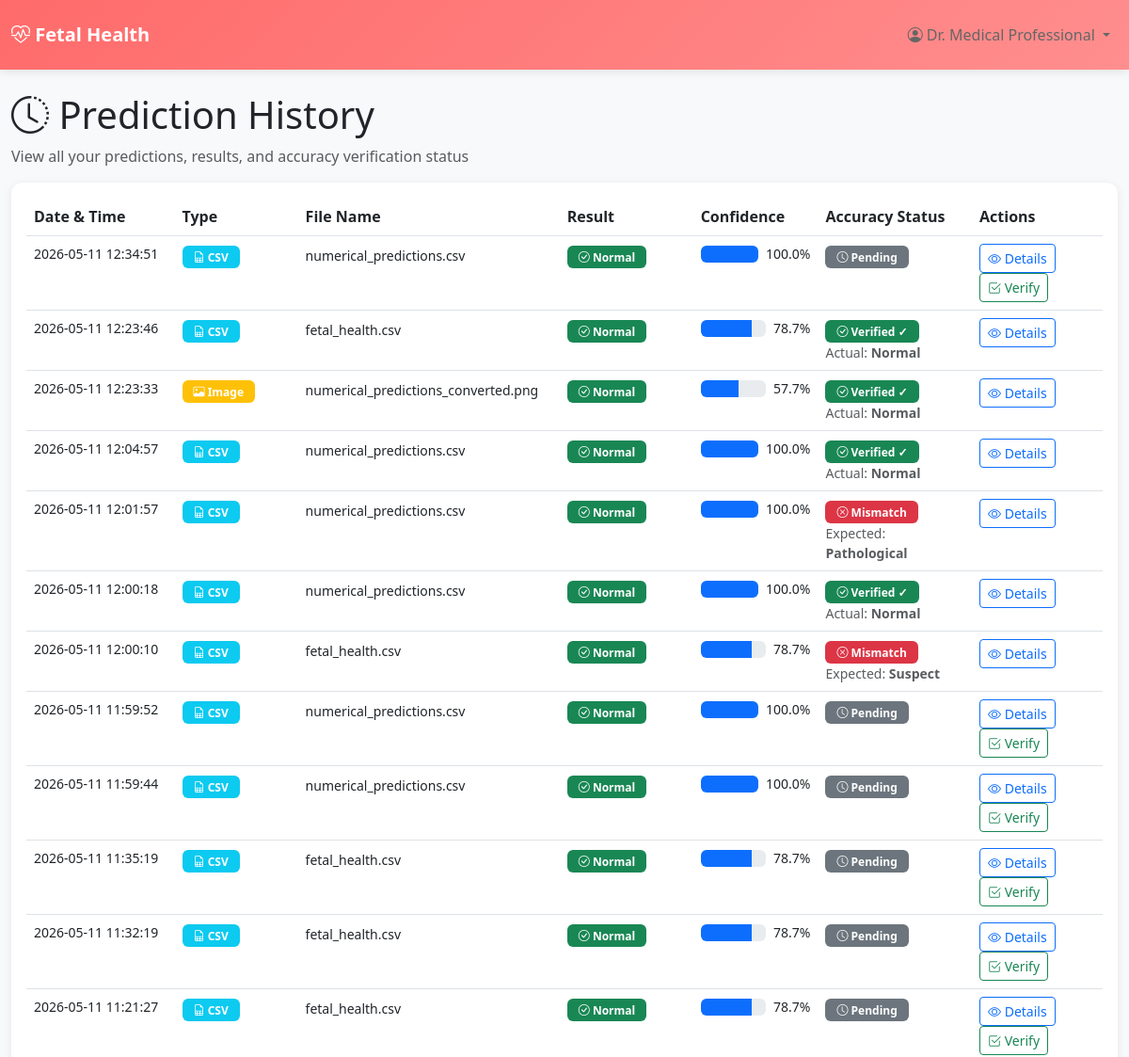
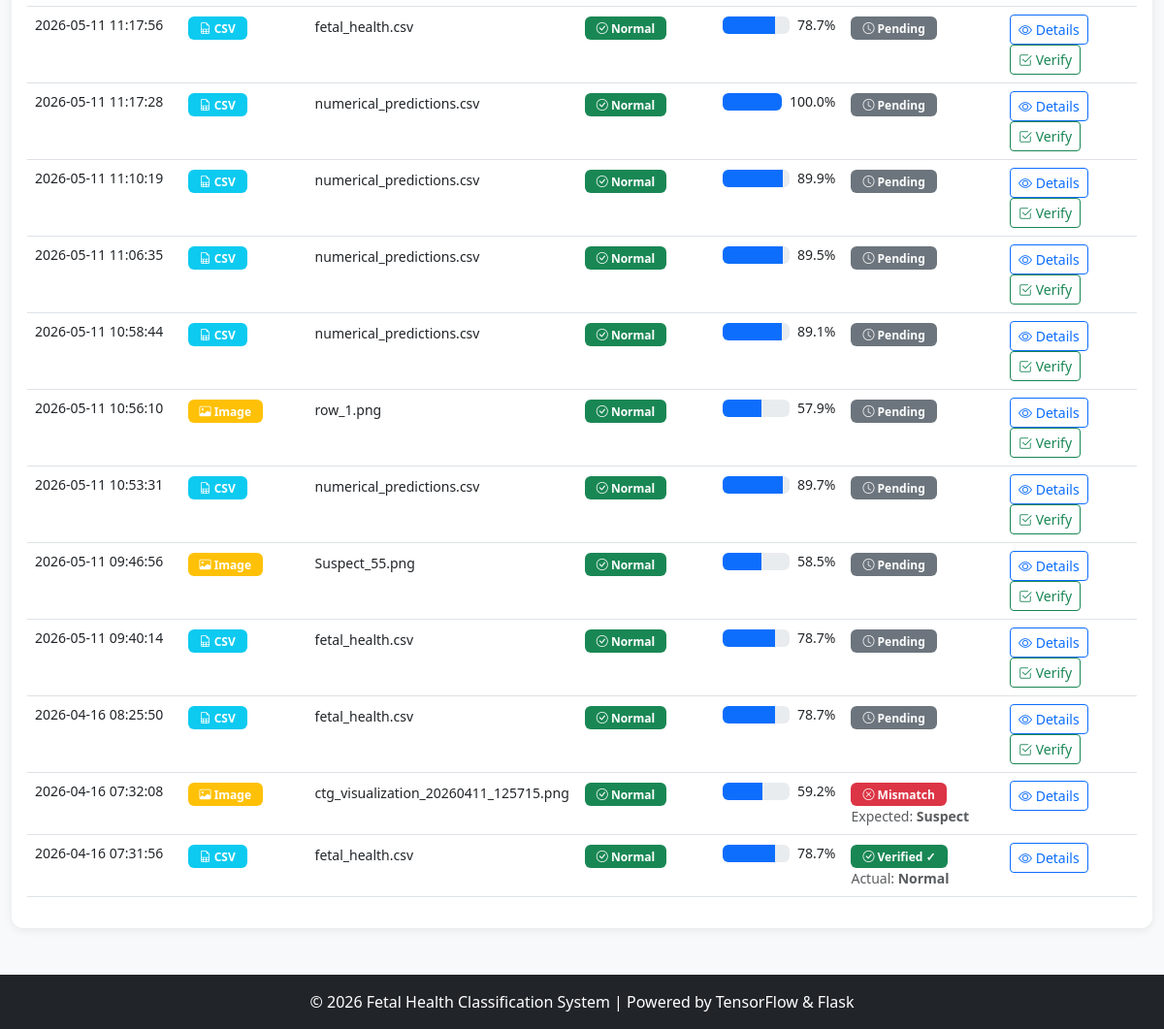
The app's page /history (signed in) with its own data (2 pictures, top to bottom).
### src/models.py (models this page shows, shortened)
class User(UserMixin, db.Model):
    __tablename__ = 'users'
    id = db.Column(db.Integer, primary_key=True)
    username = db.Column(db.String(80), unique=True, nullable=False, index=True)
    email = db.Column(db.String(120), unique=True, nullable=False, index=True)
    password_hash = db.Column(db.String(255), nullable=False)
    role = db.Column(db.String(20), nullable=False, default='doctor')  # doctor, admin
    full_name = db.Column(db.String(120), nullable=False)
    is_active = db.Column(db.Boolean, default=True)
    created_at = db.Column(db.DateTime, default=datetime.utcnow)
    predictions = db.relationship('Prediction',
                                 foreign_keys='Prediction.user_id',
                                 backref='user',
                                 lazy=True,
                                 cascade='all, delete-orphan')
    verified_predictions = db.relationship('Prediction',
                                          foreign_keys='Prediction.verified_by_user',
                                          backref='verifier',
                                          lazy=True)

class Prediction(db.Model):
    __tablename__ = 'predictions'
    id = db.Column(db.Integer, primary_key=True)
    user_id = db.Column(db.Integer, db.ForeignKey('users.id'), nullable=False, index=True)
    prediction_type = db.Column(db.String(20), nullable=False)  # csv, image
    result = db.Column(db.String(30), nullable=False)  # Normal, Suspect, Pathological
    confidence = db.Column(db.Float, nullable=False)
    probabilities = db.Column(db.String(500), nullable=True)  # JSON string
    file_name = db.Column(db.String(255), nullable=True)
    notes = db.Column(db.Text, nullable=True)
    actual_label = db.Column(db.String(30), nullable=True)  # Ground truth label (Normal, Suspect, Pathological)
    is_correct = db.Column(db.Boolean, nullable=True)  # Whether prediction matches actual label
    accuracy_verified = db.Column(db.Boolean, default=False)  # Whether ground truth has been verified
    verified_by_user = db.Column(db.Integer, db.ForeignKey('users.id'), nullable=True)  # Who verified
    verified_at = db.Column(db.DateTime, nullable=True)  # When ground truth was added
    created_at = db.Column(db.DateTime, default=datetime.utcnow, index=True)

### src/app_advanced.py (the view)
@app.route('/history')
@login_required
def history():
    predictions = Prediction.query.filter_by(user_id=current_user.id).order_by(
        Prediction.created_at.desc()
    ).all()
    return render_template('history.html', predictions=predictions)

### src/app_advanced.py (called while the page is built)
@login_manager.user_loader
def load_user(user_id):
    return User.query.get(int(user_id))

### templates/history.html (shortened to what this page needs)
{% extends 'base.html' %}
{% block content %}
<div class="row">
    <div class="col-12">
        <h1><i class="bi bi-clock-history"></i> Prediction History</h1>
        <p class="text-muted">View all your predictions, results, and accuracy verification status</p>
    </div>
</div>
<div class="card">
    <div class="card-body">
        {% if predictions %}
            <div class="table-responsive">
                <table class="table table-hover">
                    <thead>
                        <tr>
                            <th style="width: 15%;">Date & Time</th>
                            <th style="width: 12%;">Type</th>
                            <th style="width: 20%;">File Name</th>
                            <th style="width: 13%;">Result</th>
                            <th style="width: 12%;">Confidence</th>
                            <th style="width: 15%;">Accuracy Status</th>
                            <th style="width: 13%;">Actions</th>
                        </tr>
                    </thead>
                    <tbody>
                        {% for pred in predictions %}
                            <tr data-pred-id="{{ pred.id }}">
                                <td class="small">{{ pred.created_at.strftime('%Y-%m-%d %H:%M:%S') }}</td>
                                <td>
                                    {% if pred.prediction_type == 'csv' %}
                                        <span class="badge bg-info">
                                            <i class="bi bi-file-earmark-spreadsheet"></i> CSV
                                        </span>
                                    {% else %}
                                        <span class="badge bg-warning">
                                            <i class="bi bi-image"></i> Image
                                        </span>
                                    {% endif %}
                                </td>
                                <td>
                                    <small>{{ pred.file_name }}</small>
                                </td>
                                <td>
                                    {% if pred.result == 'Normal' %}
                                        <span class="badge bg-success"><i class="bi bi-check-circle"></i> Normal</span>
                                    {% elif pred.result == 'Suspect' %}
                                        <span class="badge bg-warning"><i class="bi bi-exclamation-triangle"></i> Suspect</span>
                                    {% else %}
                                        <span class="badge bg-danger"><i class="bi bi-x-circle"></i> Pathological</span>
                                    {% endif %}
                                </td>
                                <td>
                                    <div class="d-flex align-items-center">
                                        <div class="progress" style="width: 60%; height: 18px; margin-right: 8px;">
                                            <div class="progress-bar" role="progressbar" data-confidence="{{ pred.confidence }}"></div>
                                        </div>
                                        <small>{{ "%.1f" | format(pred.confidence * 100) }}%</small>
                                    </div>
                                </td>
                                <td>
                                    {% if pred.accuracy_verified %}
                                        {% if pred.is_correct %}
                                            <span class="badge bg-success">
                                                <i class="bi bi-check-circle"></i> Verified ✓
                                            </span>
                                            <div class="small text-muted">
                                                Actual: <strong>{{ pred.actual_label }}</strong>
                                            </div>
                                        {% else %}
                                            <span class="badge bg-danger">
                                                <i class="bi bi-x-circle"></i> Mismatch
                                            </span>
                                            <div class="small text-muted">
                                                Expected: <strong>{{ pred.actual_label }}</strong>
                                            </div>
                                        {% endif %}
                                    {% else %}
                                        <span class="badge bg-secondary">
                                            <i class="bi bi-clock"></i> Pending
                                        </span>
                                    {% endif %}
                                </td>
                                <td>
                                    <button class="btn btn-sm btn-outline-primary"
                                            data-pred-id="{{ pred.id }}"
                                            data-pred-probs="{{ pred.probabilities }}"
                                            onclick="showDetails(this)"
                                            title="View probability distribution">
                                        <i class="bi bi-eye"></i> Details
                                    </button>
                                    {% if not pred.accuracy_verified %}
                                        <button class="btn btn-sm btn-outline-success"
                                                onclick="openVerifyModal({{ pred.id }})"
                                                title="Verify with ground truth">
                                            <i class="bi bi-check2-square"></i> Verify
                                        </button>
                                    {% endif %}
                                </td>
                            </tr>
                        {% endfor %}
                    </tbody>
                </table>
            </div>
        {% else %}
            <div class="alert alert-info mb-0">
                <i class="bi bi-info-circle"></i> No predictions yet. <a href="{{ url_for('predict') }}">Make your first prediction</a>
            </div>
        {% endif %}
    </div>
</div>
{% endblock %}

### templates/base.html (shortened to what this page needs)
<!DOCTYPE html>
<html lang="en">
<head>
    <link href="https://cdn.jsdelivr.net/npm/bootstrap@5.3.0/dist/css/bootstrap.min.css" rel="stylesheet">
    <link href="https://cdn.jsdelivr.net/npm/bootstrap-icons@1.11.0/font/bootstrap-icons.css" rel="stylesheet">
</head>
<body>
    <nav class="navbar navbar-expand-lg navbar-dark">
        <div class="container-fluid">
            <a class="navbar-brand" href="{{ url_for('dashboard') }}">
                <i class="bi bi-heart-pulse"></i> Fetal Health
            </a>
            <div class="collapse navbar-collapse" id="navbarNav">
                <ul class="navbar-nav ms-auto">
                    <li class="nav-item dropdown">
                        <a class="nav-link dropdown-toggle" href="#" id="userDropdown" role="button" data-bs-toggle="dropdown">
                            <i class="bi bi-person-circle"></i> {{ current_user.full_name }}
                        </a>
                    </li>
                </ul>
            </div>
        </div>
    </nav>
    <div class="container-fluid mt-4">
        {% block content %}{% endblock %}
    </div>
    <footer class="bg-dark text-white text-center py-3 mt-5">
        <p class="mb-0">© 2026 Fetal Health Classification System | Powered by TensorFlow & Flask</p>
    </footer>
</body>
</html>

### templates/base.html (style rules this page uses)
:root { --primary: #FF6B6B; --secondary: #4ECDC4; --success: #2ecc71; --warning: #f39c12; --danger: #e74c3c; --info: #3498db; --light: #ecf0f1; --dark: #2c3e50; }
body { background-color: #f8f9fa; font-family: 'Segoe UI', Tahoma, Geneva, Verdana, sans-serif; }
.navbar { background: linear-gradient(135deg, var(--primary), #FF8E8E) !important; box-shadow: 0 2px 10px rgba(0, 0, 0, 0.1); }
.navbar-brand { font-weight: bold; font-size: 20px; }
.nav-link { color: #666 !important; padding: 12px 20px; margin: 5px 0; border-radius: 6px; transition: all 0.3s; }
.card { border: none; border-radius: 12px; box-shadow: 0 2px 10px rgba(0, 0, 0, 0.08); margin-bottom: 20px; }
.badge { padding: 6px 12px; font-size: 12px; }

### records on screen
User: full_name "Dr. Medical Professional"
Prediction: created_at "2026-05-11 12:34:51", prediction_type "csv" (drawn), file_name "numerical_predictions.csv", result "Normal" (drawn), pred.confidence*100 "100.0", accuracy_verified False (drawn)
Prediction: created_at "2026-05-11 12:23:46", prediction_type "csv" (drawn), file_name "fetal_health.csv", result "Normal" (drawn), pred.confidence*100 "78.7", actual_label "Normal"
Prediction: created_at "2026-05-11 12:23:33", prediction_type "image" (drawn), file_name "numerical_predictions_converted.png", result "Normal" (drawn), pred.confidence*100 "57.7", actual_label "Normal"
Prediction: created_at "2026-05-11 12:04:57", prediction_type "csv" (drawn), file_name "numerical_predictions.csv", result "Normal" (drawn), pred.confidence*100 "100.0", actual_label "Normal"
Prediction: created_at "2026-05-11 12:01:57", prediction_type "csv" (drawn), file_name "numerical_predictions.csv", result "Normal" (drawn), pred.confidence*100 "100.0", actual_label "Pathological"
Prediction: created_at "2026-05-11 12:00:18", prediction_type "csv" (drawn), file_name "numerical_predictions.csv", result "Normal" (drawn), pred.confidence*100 "100.0", actual_label "Normal"
Prediction: created_at "2026-05-11 12:00:10", prediction_type "csv" (drawn), file_name "fetal_health.csv", result "Normal" (drawn), pred.confidence*100 "78.7", actual_label "Suspect"
Prediction: created_at "2026-05-11 11:59:52", prediction_type "csv" (drawn), file_name "numerical_predictions.csv", result "Normal" (drawn), pred.confidence*100 "100.0", accuracy_verified False (drawn)
Prediction: created_at "2026-05-11 11:59:44", prediction_type "csv" (drawn), file_name "numerical_predictions.csv", result "Normal" (drawn), pred.confidence*100 "100.0", accuracy_verified False (drawn)
Prediction: created_at "2026-05-11 11:35:19", prediction_type "csv" (drawn), file_name "fetal_health.csv", result "Normal" (drawn), pred.confidence*100 "78.7", accuracy_verified False (drawn)
Prediction: created_at "2026-05-11 11:32:19", prediction_type "csv" (drawn), file_name "fetal_health.csv", result "Normal" (drawn), pred.confidence*100 "78.7", accuracy_verified False (drawn)
Prediction: created_at "2026-05-11 11:21:27", prediction_type "csv" (drawn), file_name "fetal_health.csv", result "Normal" (drawn), pred.confidence*100 "78.7", accuracy_verified False (drawn)
Prediction: created_at "2026-05-11 11:17:56", prediction_type "csv" (drawn), file_name "fetal_health.csv", result "Normal" (drawn), pred.confidence*100 "78.7", accuracy_verified False (drawn)
Prediction: created_at "2026-05-11 11:17:28", prediction_type "csv" (drawn), file_name "numerical_predictions.csv", result "Normal" (drawn), pred.confidence*100 "100.0", accuracy_verified False (drawn)
Prediction: created_at "2026-05-11 11:10:19", prediction_type "csv" (drawn), file_name "numerical_predictions.csv", result "Normal" (drawn), pred.confidence*100 "89.9", accuracy_verified False (drawn)
Prediction: created_at "2026-05-11 11:06:35", prediction_type "csv" (drawn), file_name "numerical_predictions.csv", result "Normal" (drawn), pred.confidence*100 "89.5", accuracy_verified False (drawn)
Prediction: created_at "2026-05-11 10:58:44", prediction_type "csv" (drawn), file_name "numerical_predictions.csv", result "Normal" (drawn), pred.confidence*100 "89.1", accuracy_verified False (drawn)
Prediction: created_at "2026-05-11 10:56:10", prediction_type "image" (drawn), file_name "row_1.png", result "Normal" (drawn), pred.confidence*100 "57.9", accuracy_verified False (drawn)
Prediction: created_at "2026-05-11 10:53:31", prediction_type "csv" (drawn), file_name "numerical_predictions.csv", result "Normal" (drawn), pred.confidence*100 "89.7", accuracy_verified False (drawn)
Prediction: created_at "2026-05-11 09:46:56", prediction_type "image" (drawn), file_name "Suspect_55.png", result "Normal" (drawn), pred.confidence*100 "58.5", accuracy_verified False (drawn)
Prediction: created_at "2026-05-11 09:40:14", prediction_type "csv" (drawn), file_name "fetal_health.csv", result "Normal" (drawn), pred.confidence*100 "78.7", accuracy_verified False (drawn)
Prediction: created_at "2026-04-16 08:25:50", prediction_type "csv" (drawn), file_name "fetal_health.csv", result "Normal" (drawn), pred.confidence*100 "78.7", accuracy_verified False (drawn)
Prediction: created_at "2026-04-16 07:32:08", prediction_type "image" (drawn), file_name "ctg_visualization_20260411_125715.png", result "Normal" (drawn), pred.confidence*100 "59.2", actual_label "Suspect"
Prediction: created_at "2026-04-16 07:31:56", prediction_type "csv" (drawn), file_name "fetal_health.csv", result "Normal" (drawn), pred.confidence*100 "78.7", actual_label "Normal"
